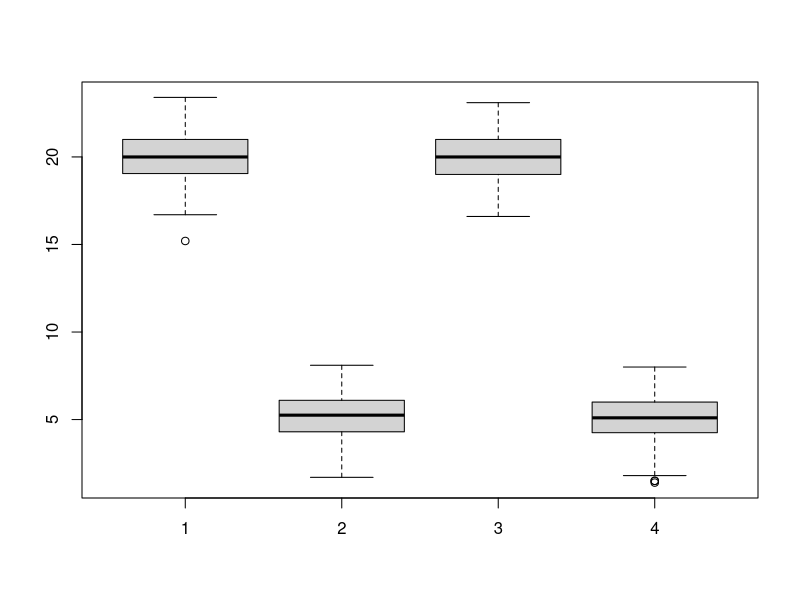
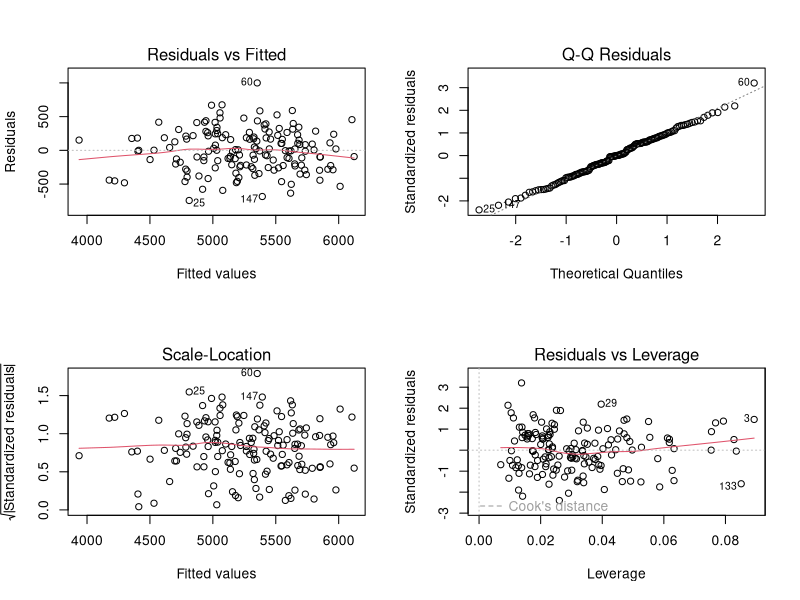

Reproduce these figures in R, in order.
setwd("Documents/Polimi/APPSTATS")

kimono <- read.table("kimono.txt")
# cast as factors
kimono$city <- as.factor(kimono$city)
kimono$type <- as.factor(kimono$type)
kimono$new = as.factor(paste(kimono$city, kimono$type))
L <- levels(kimono$new)

attach(kimono)

# verify normality of value for each subgroup
Pvals <- c(shapiro.test(value[ new==L[1] ])$p,
        shapiro.test(value[ new==L[2] ])$p,
        shapiro.test(value[ new==L[3] ])$p,
        shapiro.test(value[ new==L[4] ])$p)
Pvals # taking confidence level .95 it is passed

# homoschedasticity: visual inspection
x11()
boxplot(cbind(value[ new==L[1] ],value[ new==L[2] ],value[ new==L[3] ],
              value[ new==L[4] ]))
# we see the length of the whiskers of the boxes are the same practically.

# proceed with anova
fit <- aov(value  ~ city + type + city:type)

summary(fit)

# take off interaction as it is not significant
fit <- aov(value  ~ city + type)
summary(fit)

# now take also city as it is not significant either
fit <- aov(value  ~type)  # fit anova

L <- levels(as.factor(type))  # define levels
n1 <- length(value[type==L[1]])
n2 <-  length(value[type==L[2]])
mu.hat1 <- mean(value[type==L[1]])
mu.hat2 <- mean(value[type==L[2]])
var.1 <- var(value[type==L[1]])
var.2 <- var(value[type==L[2]])

# Perform confidence intervals
alpha = 0.05
# number of simultaneous tests: equal to the number of groups
# a1 will be [1, 0], a2 will be [0, 1] 
k = 2  
cfr.t <- qt(1-alpha/(2*k),n1+n2-2)
IC.mu.1 <- cbind(inf = mu.hat1 - cfr.t*sqrt(var.1/n1),
                 center =  mu.hat1,
                  sup = mu.hat1 + cfr.t*sqrt(var.1/n1))
IC.mu.2 <- cbind(inf = mu.hat2 - cfr.t*sqrt(var.2/n2),
                 center =  mu.hat2
                 , sup = mu.hat2 + cfr.t*sqrt(var.2/n2))
# TODO curiosità: taking linear combination of mu1 and mu2, by summing variances
# do we get the same as the pooled variance?

# varianza raggrupata: we know there is homoschedasticity so we take best estimate
var.raggr <- (var.1 * (n1-1) + var.2 * (n2-1)) / (n1+n2-1)
IC.diff <- cbind(inf = mu.hat2 - mu.hat1 - cfr.t*sqrt(var.raggr/(n1+n2-2)),
                 center =  mu.hat2 - mu.hat2,
                 sup =  mu.hat2 - mu.hat1 +  cfr.t*sqrt(var.raggr/(n1+n2-2)))



#############################33
### PROBLEM 2
###########################
bento <- read.table("bento.txt")
dim(bento)
n <- dim(bento)[1]
names(bento)
# get differences
D <- bento[,1:4] - bento[5:8]
# verify assumption of D


p <- dim(D)[2]

X.bar <- sapply(D, mean)
Sdiff <- cov(D)

delta.0 <- rep(0, p)
Tsq <- n * t((X.bar - delta.0)) %*% solve(Sdiff) %*%(X.bar - delta.0)
alpha = 0.05
cfr.F <-  (n-1)*p/(n-p) *qf(1-alpha,p,n-p)
Tsq < cfr.F

# p value: 
P <- 1-pf(Tsq * (n-p) / (n-1) / p,  p, n - p)
P

## 
# simultaneous confidence intervals
###

# with the F:                                                          
for(i in seq(1, p)){
  CI <- cbind( inf = X.bar[i] - sqrt( (n-1)*p / (n-p) * cfr.F )* sqrt(Sdiff[i,i]/n),
               med = X.bar[i],
               sup = X.bar[i] +  sqrt( (n-1)*p / (n-p) * cfr.F )* sqrt(Sdiff[i,i]/n))
  print(CI)}
# Bonferroni
k <- p
cfr.t <- qt(1-alpha/2/k, n-1)
for(i in seq(1, p)){
  CI <- cbind( inf = X.bar[i] - cfr.t * sqrt(Sdiff[i,i]/n),
               med = X.bar[i],
               sup = X.bar[i] +   cfr.t * sqrt(Sdiff[i,i]/n))
  print(CI)}
#####

#### 
# c: Clustering
####


##
# D: Linear model
####
garden <- read.table("garden.txt")
garden
attach(garden)

# A. estimate parameters
fm <- lm(extension ~ 1 + carps + maple + cherry + stones)
summary(fm)
fm$coefficients

# A. verify assumptions: 
shapiro.test(fm$residuals)
"Pass normality test"
x11()
par(mfrow=c(2,2))
plot(fm)
"There seem to be no patterns."

# B.i. Statistical test to check if dependence on maple or cherry:
library(car)
names(garden)
C <- rbind(c(0,0,1,0,0), c(0,0,0,1,0))
linearHypothesis(fm, C)
"We see it is significant"

# B.ii Statistical test to check if dependence of mean garden extension on lakes
C <- rbind(c(0,1,0,0,0), c(0,0,0,0,1))
# TODO: linearHypothesis(fm, C, c(0,0,0,0,0)) 
linearHypothesis(fm, C) 
"Significant"

# Comment on possible model weaknesses based on B.
"We see that it is very unlikely that either the lakes or the trees have no
effect, so we rejected both null hypotheses.
Given that when performing the overall regression, no coefficient is significant
taking into account we are making more than one test at a time, we try to 
shrink the model"
"The regressor with highest p value is discarded"
fm2 <- lm(extension ~ 1 + carps + maple + stones)
summary(fm2)
"We see now what the hypotheses on B assured us: it is very unlikely that neither
from the lake or tree variables are significant. By taking out the regressor
of cherry, we have now significant maple and stones as regressors "
"We proceed to shrink the model"
fm3 <- lm(extension ~ 1  + maple + stones)
summary(fm3)

fm3 <- lm(extension ~  maple + stones -1)
summary(fm3)
"We leave the model without intercept, although vector 1 does not belong 
any more to span of Z, and R squared loses interpretability."
"The updated estimated coefficients is 0 for all regressors except for
maple and stones, as seen in the last summary."

